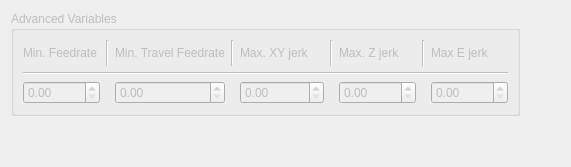
         <widget class="QWidget" name="tab_6">
          <attribute name="title">
           <string>Advanced Variables</string>
          </attribute>
          <layout class="QGridLayout" name="gridLayout_16">
           <item row="0" column="0">
            <widget class="QGroupBox" name="advancedGroup">
             <property name="enabled">
              <bool>false</bool>
             </property>
             <property name="title">
              <string>Advanced Variables</string>
             </property>
             <layout class="QGridLayout" name="gridLayout_6">
              <item row="1" column="8">
               <widget class="QLabel" name="label_21">
                <property name="text">
                 <string>Max E jerk</string>
                </property>
               </widget>
              </item>
              <item row="0" column="3" rowspan="3">
               <widget class="Line" name="line_10">
                <property name="orientation">
                 <enum>Qt::Vertical</enum>
                </property>
               </widget>
              </item>
              <item row="4" column="0">
               <widget class="QDoubleSpinBox" name="minFeedrate">
                <property name="maximum">
                 <double>99999.990000000005239</double>
                </property>
               </widget>
              </item>
              <item row="4" column="6">
               <widget class="QDoubleSpinBox" name="maxZjerk">
                <property name="maximum">
                 <double>99999.990000000005239</double>
                </property>
               </widget>
              </item>
              <item row="0" column="7" rowspan="3">
               <widget class="Line" name="line_13">
                <property name="orientation">
                 <enum>Qt::Vertical</enum>
                </property>
               </widget>
              </item>
              <item row="1" column="6">
               <widget class="QLabel" name="label_20">
                <property name="text">
                 <string>Max. Z jerk</string>
                </property>
               </widget>
              </item>
              <item row="1" column="4">
               <widget class="QLabel" name="label_19">
                <property name="text">
                 <string>Max. XY jerk</string>
                </property>
               </widget>
              </item>
              <item row="4" column="4">
               <widget class="QDoubleSpinBox" name="maxXYJerk">
                <property name="maximum">
                 <double>999999.989999999990687</double>
                </property>
               </widget>
              </item>
              <item row="1" column="2">
               <widget class="QLabel" name="label_17">
                <property name="text">
                 <string>Min. Travel Feedrate</string>
                </property>
               </widget>
              </item>
              <item row="3" column="0" colspan="9">
               <widget class="Line" name="line_8">
                <property name="orientation">
                 <enum>Qt::Horizontal</enum>
                </property>
               </widget>
              </item>
              <item row="4" column="2">
               <widget class="QDoubleSpinBox" name="minTravelFeedrate">
                <property name="maximum">
                 <double>99999.990000000005239</double>
                </property>
               </widget>
              </item>
              <item row="1" column="0">
               <widget class="QLabel" name="label_16">
                <property name="text">
                 <string>Min. Feedrate</string>
                </property>
               </widget>
              </item>
              <item row="0" column="1" rowspan="3">
               <widget class="Line" name="line_9">
                <property name="orientation">
                 <enum>Qt::Vertical</enum>
                </property>
               </widget>
              </item>
              <item row="4" column="8">
               <widget class="QDoubleSpinBox" name="maxEjerk">
                <property name="maximum">
                 <double>99999.990000000005239</double>
                </property>
               </widget>
              </item>
              <item row="0" column="5" rowspan="3">
               <widget class="Line" name="line_12">
                <property name="orientation">
                 <enum>Qt::Vertical</enum>
                </property>
               </widget>
              </item>
             </layout>
            </widget>
           </item>
           <item row="0" column="1">
            <spacer name="horizontalSpacer_3">
             <property name="orientation">
              <enum>Qt::Horizontal</enum>
             </property>
             <property name="sizeHint" stdset="0">
              <size>
               <width>40</width>
               <height>20</height>
              </size>
             </property>
            </spacer>
           </item>
           <item row="1" column="0">
            <spacer name="verticalSpacer_3">
             <property name="orientation">
              <enum>Qt::Vertical</enum>
             </property>
             <property name="sizeHint" stdset="0">
              <size>
               <width>20</width>
               <height>40</height>
              </size>
             </property>
            </spacer>
           </item>
          </layout>
         </widget>
